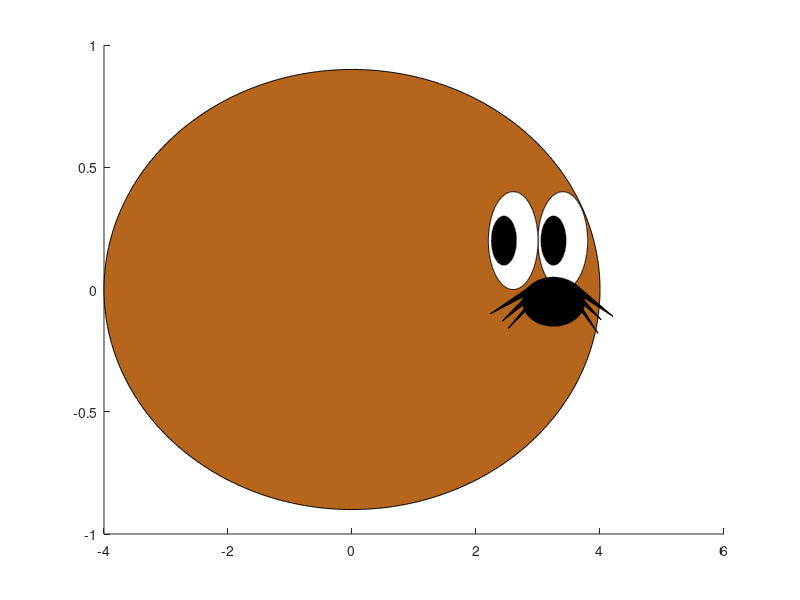

The MATLAB source for this figure:
function [Seal,x,y] = SealDrawer()

hold on
color = [0.710000 0.400000 0.110000];
t=0:0.01:2*pi;
x1=4*cos(t);
y1=0.9*sin(t);
Seal = fill(x1,y1,color);
x{1} = x1;
y{1} = y1;

x2=3.4+0.4*cos(t);
y2=1.2-1+0.2*sin(t);
Seal = [Seal, fill(x2,y2,'w')];
x{2} = x2;
y{2} = y2;

x3=2.6+0.4*cos(t);
y3=1.2-1+0.2*sin(t);
Seal = [Seal, fill(x3,y3,'w')];
x{3} = x3;
y{3} = y3;

x4=3.35 - 0.1 +0.2*cos(t);
y4=1.1-1 + 0.1 +0.1*sin(t);
Seal = [Seal, fill(x4,y4,'k')];
x{4} = x4;
y{4} = y4;

x5=2.55 - 0.1 +0.2*cos(t);
y5=1.1-1 + 0.1 +0.1*sin(t);
Seal = [Seal, fill(x5,y5,'k')];
x{5} = x5;
y{5} = y5;

x6=3.25+0.5*cos(t);
y6= -0.05 + 0.1*sin(t);
Seal = [Seal, fill(x6,y6,'k')];
x{6} = x6;
y{6} = y6;

x7 = [ -0.55 0.2 0.43]/3 + 2.7;
y7 = [ -0.6 -0.35 -0.2]/4 - 0.0095;
Seal = [Seal, fill(x7,y7,'k')];
x{7} = x7;
y{7} = y7;

x8 = 1.1 * [ -0.75 0.4 0.63]/3 + 2.7;
y8 = [ -0.6 -0.35 -0.2]/3 + 0.071;
Seal = [Seal, fill(x8,y8,'k')];
x{8} = x8;
y{8} = y8;

x9 = [3.9683 3.7183 3.6417];
y9 = [-0.1790 -0.0957 -0.0457];
Seal = [Seal, fill(x9,y9,'k')];
x{9} = x9;
y{9} = y9;

x10 = [4.0200 3.6367 3.5600];
y10 = [-0.1240 -0.0407 0.0093];
Seal = [Seal, fill(x10,y10,'k')];
x{10} = x10;
y{10} = y10;

x11 = x10 * 4/3 - 1.15;
y11 = y10 + 0.014;
Seal = [Seal, fill(x11,y11,'k')];
x{11} = x11;
y{11} = y11;

x12 = [2.2333 2.8722 3.0000];
y12 = [-0.0990 -0.0157 0.0343];
Seal = [Seal, fill(x12,y12,'k')];
x{12} = x12;
y{12} = y12;

end